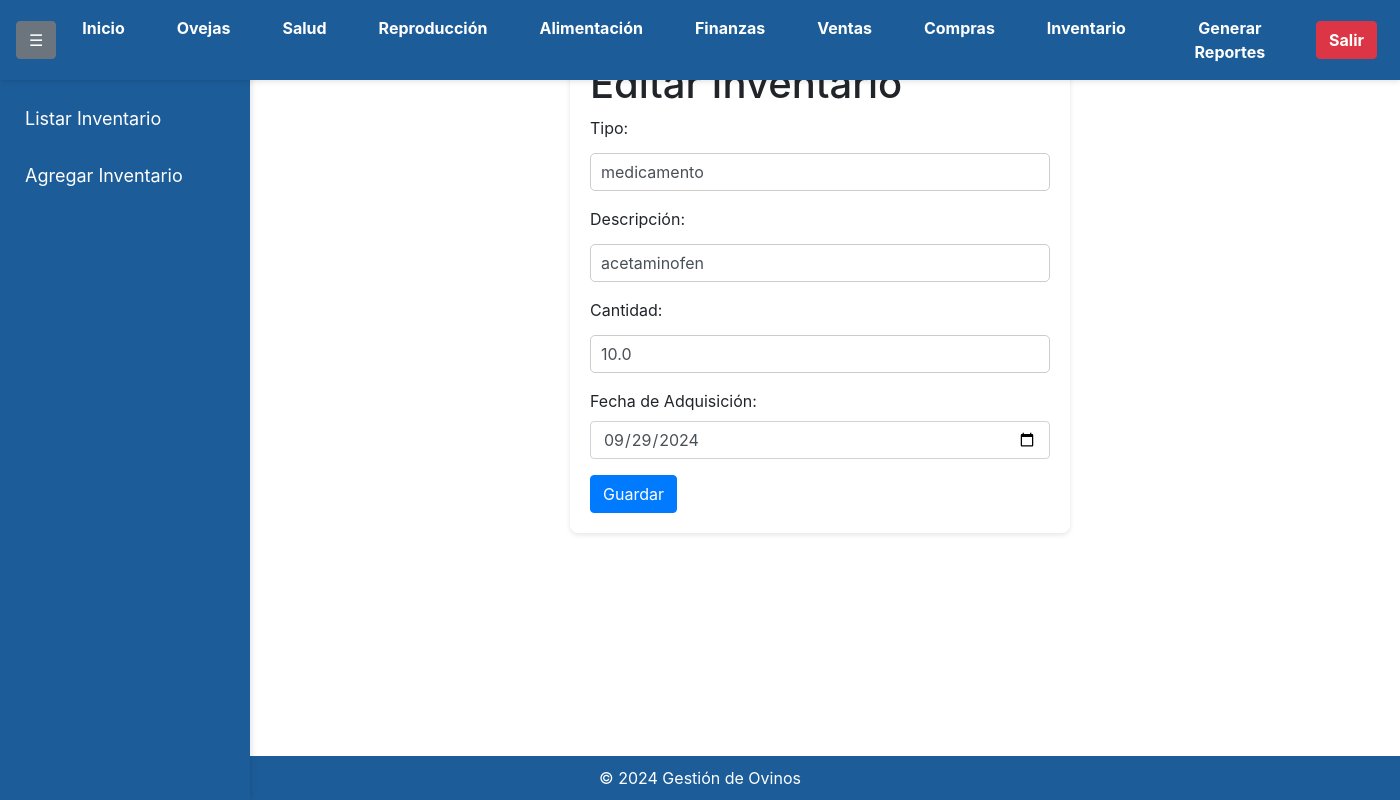
/inventario_editar/2 (signed in), run on the app's committed database.
### app/models.py (models this page shows)
class Inventario(db.Model):
    id = db.Column(db.Integer, primary_key=True)
    tipo = db.Column(db.String(50), nullable=False)
    descripcion = db.Column(db.Text, nullable=False)
    cantidad = db.Column(db.Float, nullable=False)
    fecha_adquisicion = db.Column(db.Date, nullable=False)
    user_id = db.Column(db.Integer, db.ForeignKey('user.id'), nullable=False)
    user = db.relationship('User', backref='inventarios')

### app/routes.py (the view, shortened to what this page needs)
@app.route('/inventario_editar/<int:id>', methods=['GET', 'POST'])
@login_required
def editar_inventario(id):
    item = Inventario.query.get_or_404(id)
    form = InventarioForm(obj=item)
    return render_template('editar_inventario.html', form=form, item=item)

### app/forms.py
class InventarioForm(FlaskForm):
    tipo = StringField('Tipo', validators=[DataRequired()])
    descripcion = StringField('Descripción', validators=[DataRequired()])
    cantidad = FloatField('Cantidad', validators=[DataRequired()])
    fecha_adquisicion = DateField('Fecha de Adquisición', format='%Y-%m-%d', validators=[DataRequired()])
    submit = SubmitField('Guardar')

### app/__init__.py (called while the page is built)
@login_manager.user_loader
def load_user(user_id):
    return User.query.get(int(user_id))

### app/templates/editar_inventario.html (shortened to what this page needs)
<!DOCTYPE html>
<html lang="es">
<head>
    <link rel="stylesheet" href="{{ url_for('static', filename='styles.css') }}">
    <link rel="stylesheet" href="https://maxcdn.bootstrapcdn.com/bootstrap/4.5.2/css/bootstrap.min.css">
</head>
<body>
    <nav class="navbar navbar-expand-lg navbar-light">
        <div class="collapse navbar-collapse" id="navbarNav">
            <button class="btn btn-secondary ml-2" id="toggleSidebar">☰</button>
            <ul class="navbar-nav mr-auto">
                <li class="nav-item">
                    <a class="nav-link text-white" href="{{ url_for('index') }}">Inicio</a>
                </li>
                <li class="nav-item">
                    <a class="nav-link text-white" href="{{ url_for('oveja') }}">Ovejas</a>
                </li>
                <li class="nav-item">
                    <a class="nav-link text-white" href="{{ url_for('salud') }}">Salud</a>
                </li>
                <li class="nav-item">
                    <a class="nav-link text-white" href="{{ url_for('reproduccion') }}">Reproducción</a>
                </li>
                <li class="nav-item">
                    <a class="nav-link text-white" href="{{ url_for('alimentacion') }}">Alimentación</a>
                </li>
                <li class="nav-item">
                    <a class="nav-link text-white" href="{{ url_for('finanzas') }}">Finanzas</a>
                </li>
                <li class="nav-item">
                    <a class="nav-link text-white" href="{{ url_for('venta') }}">Ventas</a>
                </li>
                <li class="nav-item">
                    <a class="nav-link text-white" href="{{ url_for('compra') }}">Compras</a>
                </li>
                <li class="nav-item">
                    <a class="nav-link text-white" href="{{ url_for('inventario') }}">Inventario</a>
                </li>
                <li class="nav-item">
                    <a class="nav-link text-white" href="{{ url_for('reportes_view') }}">Generar Reportes</a>
                </li>
            </ul>
            <a href="{{ url_for('logout') }}" class="btn btn-danger ml-2">Salir</a>
        </div>
    </nav>
    <div class="sidebar" id="sidebar">
        <ul class="nav flex-column">
            <li class="nav-item">
                <a class="nav-link text-white" href="{{ url_for('listar_inventario') }}">Listar Inventario</a>
            </li>
            <li class="nav-item">
                <a class="nav-link text-white" href="{{ url_for('insertar_inventario') }}">Agregar Inventario</a>
            </li>
        </ul>
    </div>
    <div class="container mt-3">
        <form method="POST" action="{{ url_for('editar_inventario', id=item.id) }}">
            <h1>Editar Inventario</h1>
            <div class="form-group">
                <label for="tipo">Tipo:</label>
                <input type="text" name="tipo" id="tipo" class="form-control" value="{{ form.tipo.data }}" required>
            </div>
            <div class="form-group">
                <label for="descripcion">Descripción:</label>
                <input type="text" name="descripcion" id="descripcion" class="form-control" value="{{ form.descripcion.data }}" required>
            </div>
            <div class="form-group">
                <label for="cantidad">Cantidad:</label>
                <input type="number" name="cantidad" id="cantidad" class="form-control" value="{{ form.cantidad.data }}" required>
            </div>
            <div class="form-group">
                <label for="fecha_adquisicion">Fecha de Adquisición:</label>
                <input type="date" name="fecha_adquisicion" id="fecha_adquisicion" class="form-control" value="{{ form.fecha_adquisicion.data }}" required>
            </div>
            <button type="submit" class="btn btn-primary">Guardar</button>
        </form>
    </div>
    <footer class="text-center mt-4">
        &copy; 2024 Gestión de Ovinos
    </footer>
</body>
</html>

### app/static/styles.css (style rules this page uses)
body { font-family: 'Arial', sans-serif; background-color: #f0f2f5; color: #333; margin: 0; padding: 0; padding-top: 20px; }
.navbar { background-color: #1c5d99; padding: 10px 20px; text-align: center; box-shadow: 0 2px 5px rgba(0, 0, 0, 0.1); position: fixed; top: 0; left: 0; width: 100%; z-index: 1000; }
.navbar a { color: #ffffff; text-decoration: none; margin: 0 15px; font-weight: bold; }
.sidebar { height: calc(100vh - 35px); width: 250px; position: fixed; top: 35px; right: 0; background-color: #1c5d99; padding-top: 20px; box-shadow: 2px 0 5px rgba(0, 0, 0, 0.1); overflow-y: auto; z-index: 900; }
.sidebar a { padding: 15px 25px; text-decoration: none; font-size: 18px; color: #ffffff; display: block; transition: 0.3s; }
form { max-width: 500px; margin: 20px auto; padding: 20px; background-color: #ffffff; border-radius: 8px; box-shadow: 0 2px 5px rgba(0, 0, 0, 0.1); }
input[type="text"], input[type="number"], input[type="email"], input[type="password"], select, textarea { width: 100%; padding: 10px; margin: 5px 0; border: 1px solid #ccc; border-radius: 5px; box-sizing: border-box; }
.btn { display: inline-block; padding: 10px 15px; background-color: #1c5d99; color: white; text-decoration: none; border-radius: 5px; font-weight: bold; text-align: center; }
footer { background-color: #1c5d99; color: white; text-align: center; padding: 10px; position: fixed; bottom: 0; width: calc(100%); right: 0; z-index: 850; }

### app/templates/editar_inventario.html (style rules this page uses)
.sidebar { height: calc(100% - 70px); width: 250px; position: fixed; top: 70px; left: 0; background-color: #1c5d99; transition: margin-left 0.3s; }
.container { margin-left: 250px; transition: margin-left 0.3s; }
.navbar { padding: 0.5rem 0.5rem; position: fixed; width: 100%; z-index: 1000; background-color: #1c5d99; }
.navbar-nav .nav-item { margin: 0 3px; }

### data on the page
Inventario: tipo "medicamento", descripcion "acetaminofen", cantidad "10.0", fecha_adquisicion "09/29/2024"
